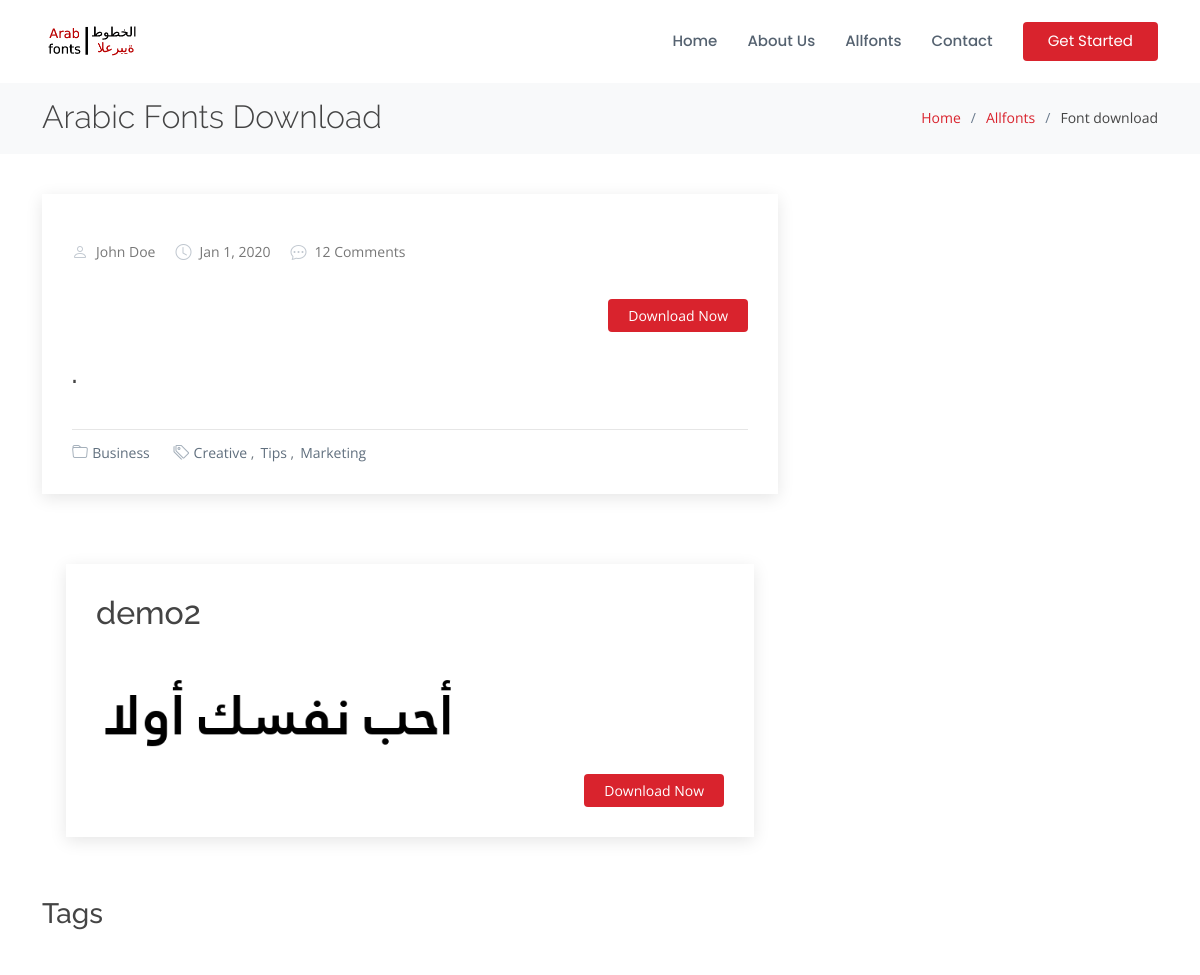
The page /0-titr-bold-bold/ (upper part) on the database as committed earlier.
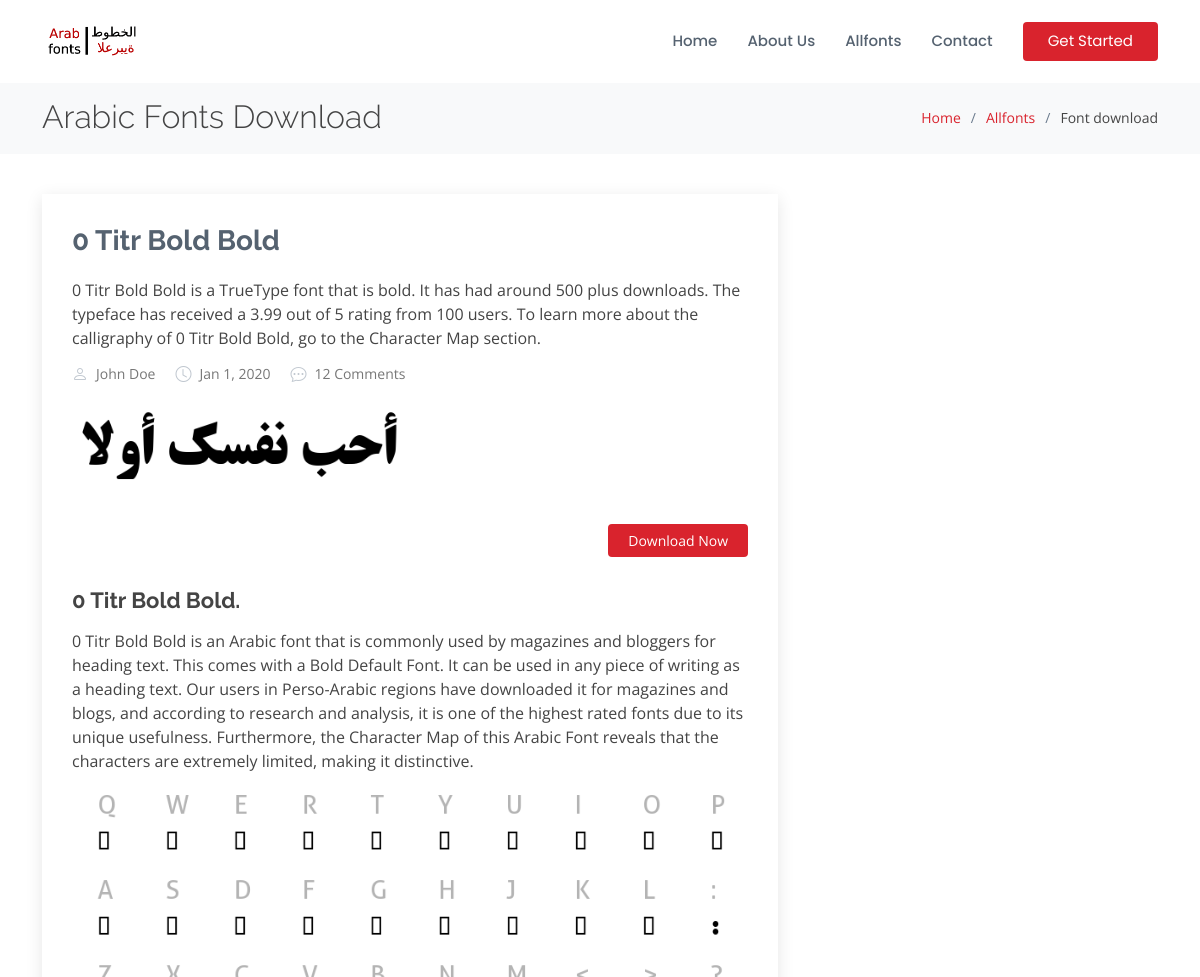
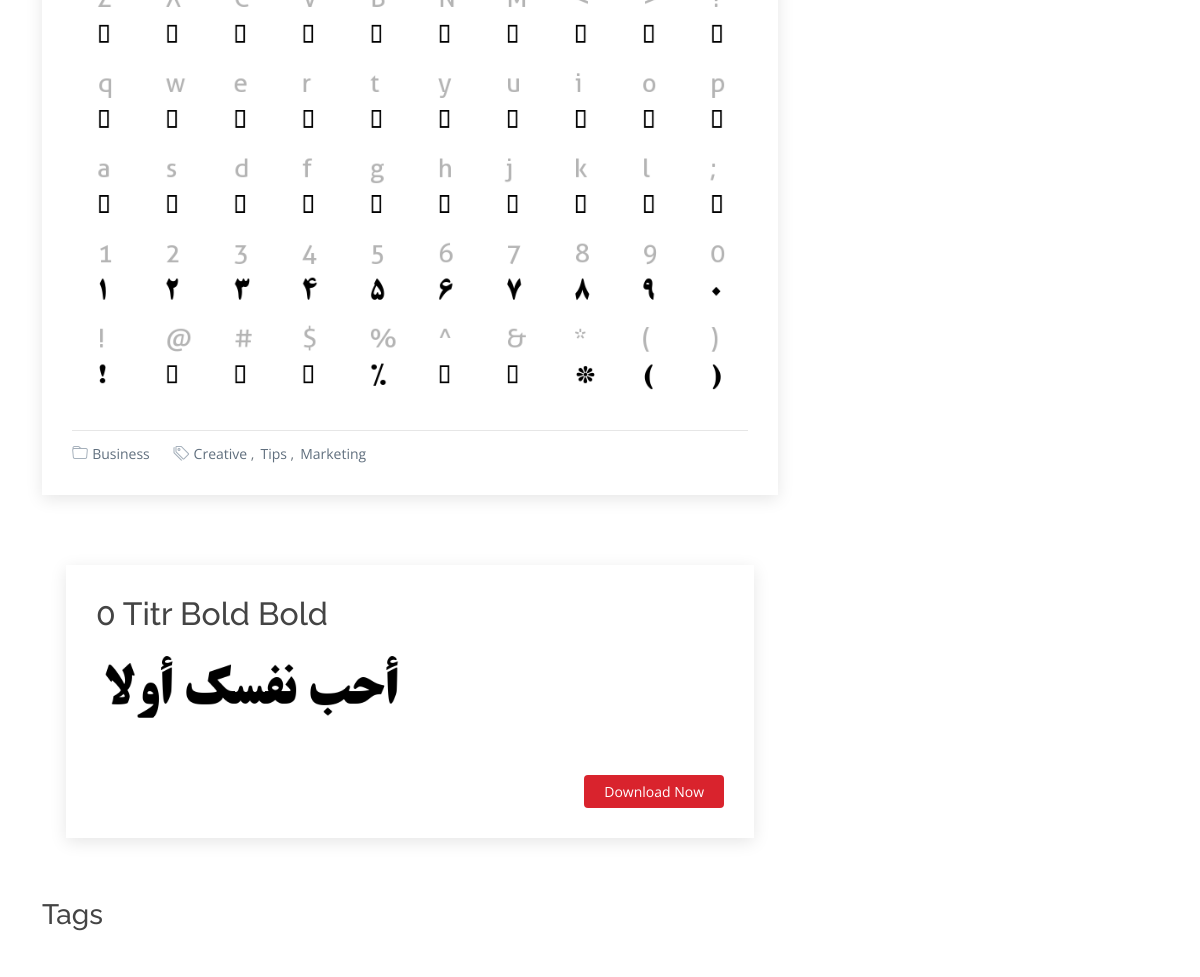
The same page on the database as committed later (2 pictures, top to bottom).
### home/models.py (models this page shows, shortened)
class Fonts(models.Model):
    title = models.CharField(max_length=100, unique=True)
    slug = models.SlugField(max_length=200, null=True, blank=True)
    metakeyword = models.CharField(max_length=200, null=True)
    header_image = models.ImageField(upload_to='header_image')
    upload_fonts = models.FileField(upload_to="upload_fonts")
    short_dis = FroalaField()
    long_dis = FroalaField()
    char_maping = models.ImageField(upload_to='char_maping')
    publish = models.BooleanField(default=False)
    Total_downloads = models.PositiveIntegerField(default=10, blank=False, null= False)
    def __str__(self):
        return self.title

### home/views.py (the view)
# urls.py: path('<slug:slug>/' , fonts_details , name="fonts_details"),
def fonts_details(request, slug):
    websitedata = Modification.objects.latest('websitename', 'websitediscription', 'ouremail', 'copyright', 'logo', 'favicon' )
    allfonts = Fonts.objects.order_by('-Total_downloads')
    title = Fonts.objects.filter(slug = slug).first()
    context = {
        'allfonts': allfonts[:2],
        'title': title,
        'websitedata': websitedata,
        'copyright': copyright,
    }
    try:
        fonts_obj = Fonts.objects.filter(slug = slug).first()
        context['fonts_obj'] = fonts_obj
    except Exception as e:
        print(e)
    return render(request , 'fonts_details.html' , context)

### templates/fonts_details.html (shortened to what this page needs)
{% extends 'base.html' %}
{% block content %}
  <main id="main">
    <section id="breadcrumbs" class="breadcrumbs">
      <div class="container">
        <div class="d-flex justify-content-between align-items-center">
          <h2>Arabic Fonts Download</h2>
          <ol>
            <li><a href="/">Home</a></li>
            <li><a href="allfonts">Allfonts</a></li>
            <li>Font download</li>
          </ol>
        </div>
      </div>
    </section>
    <section id="blog" class="blog">
      <div class="container" data-aos="fade-up">
        <div class="row">
          <div class="col-lg-8 entries">
            <article class="entry entry-single">
              <h2 class="entry-title">
                <a href="/allfonts">{{fonts_obj.title}}</a>
              </h2>
              <div class="entry-content">
                <p>
                  {{fonts_obj.short_dis|safe }}
                </p>
                <div class="entry-meta">
                  <ul>
                    <li class="d-flex align-items-center"><i class="bi bi-person"></i> <a href="blog-single.html">John Doe</a></li>
                    <li class="d-flex align-items-center"><i class="bi bi-clock"></i> <a href="blog-single.html"><time datetime="2020-01-01">Jan 1, 2020</time></a></li>
                    <li class="d-flex align-items-center"><i class="bi bi-chat-dots"></i> <a href="blog-single.html">12 Comments</a></li>
                  </ul>
                </div>
                <img src="/static/{{fonts_obj.header_image}}" class="img-fluid" alt="">
                <div class="read-more">
                  <a href="/static/{{fonts_obj.upload_fonts}}">Download Now</a>
                </div>
                <h3>{{fonts_obj.title}}.</h3>
                <p>
                  {{fonts_obj.long_dis|safe}}
                </p>
                <img src="/static/{{fonts_obj.char_maping}}" class="img-fluid" alt="">
              </div>
              <div class="entry-footer">
                <i class="bi bi-folder"></i>
                <ul class="cats">
                  <li><a href="#">Business</a></li>
                </ul>
                <i class="bi bi-tags"></i>
                <ul class="tags">
                  <li><a href="#">Creative</a></li>
                  <li><a href="#">Tips</a></li>
                  <li><a href="#">Marketing</a></li>
                </ul>
              </div>
            </article>
            <section id="blog" class="blog">
              <div class="container" data-aos="fade-up">
                <div class="">
                  <div class="">
                    <article class="entry">
                      {% for fonts in allfonts %}
                      <h2>{{fonts.title}}</h2>
                      <a href="{% url 'fonts_details' fonts.slug%}"><img src="/static/{{fonts.header_image}}" class="img-fluid" alt=""></a>
                      <div class="entry-content">
                        <div class="read-more">
                          <a href="{% url 'fonts_details' fonts.slug %}">Download Now</a>
                        </div>
                      </div>
                      {% endfor %}
                    </article>
              </div>
            </div>
          </div>
          <div class="col-lg-4">
              <h3 class="sidebar-title">Tags</h3>
            </div>
          </div>
        </div>
      </div>
    </section>
  </main>
 {% endblock %}

Rows that differ between the two databases and show on the page:
removed Fonts: title "demo2", header_image (picture)
added Fonts: title "0 Titr Bold Bold", short_dis "0 Titr Bold Bold is a TrueType font that is bold. It has had around 500 plus downloads. The typeface has received a 3.99 out of 5 rating from 100 users. To learn more about the calligraphy of 0 Titr Bold Bold, go to the Character Map section.", header_image (picture), long_dis "0 Titr Bold Bold is an Arabic font that is commonly used by magazines and bloggers for heading text. This comes with a Bold Default Font. It can be used in any piece of writing as a heading text. Our users in Perso-Arabic regions have downloaded it for magazines and blogs, and according to research and analysis, it is one of the highest rated fonts due to its unique usefulness. Furthermore, the Character Map of this Arabic Font reveals that the characters are extremely limited, making it distinctive.", char_maping (picture)
